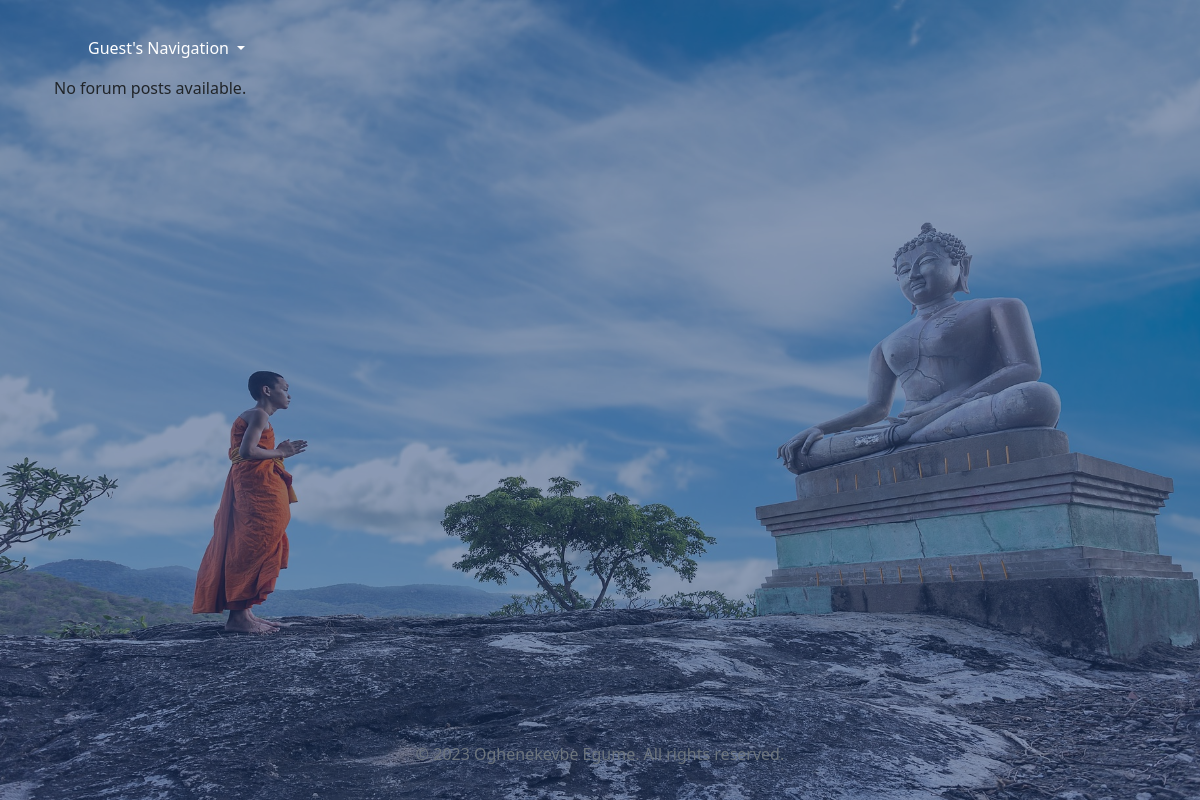
/forum_list/, run on an earlier commit of the app's database.
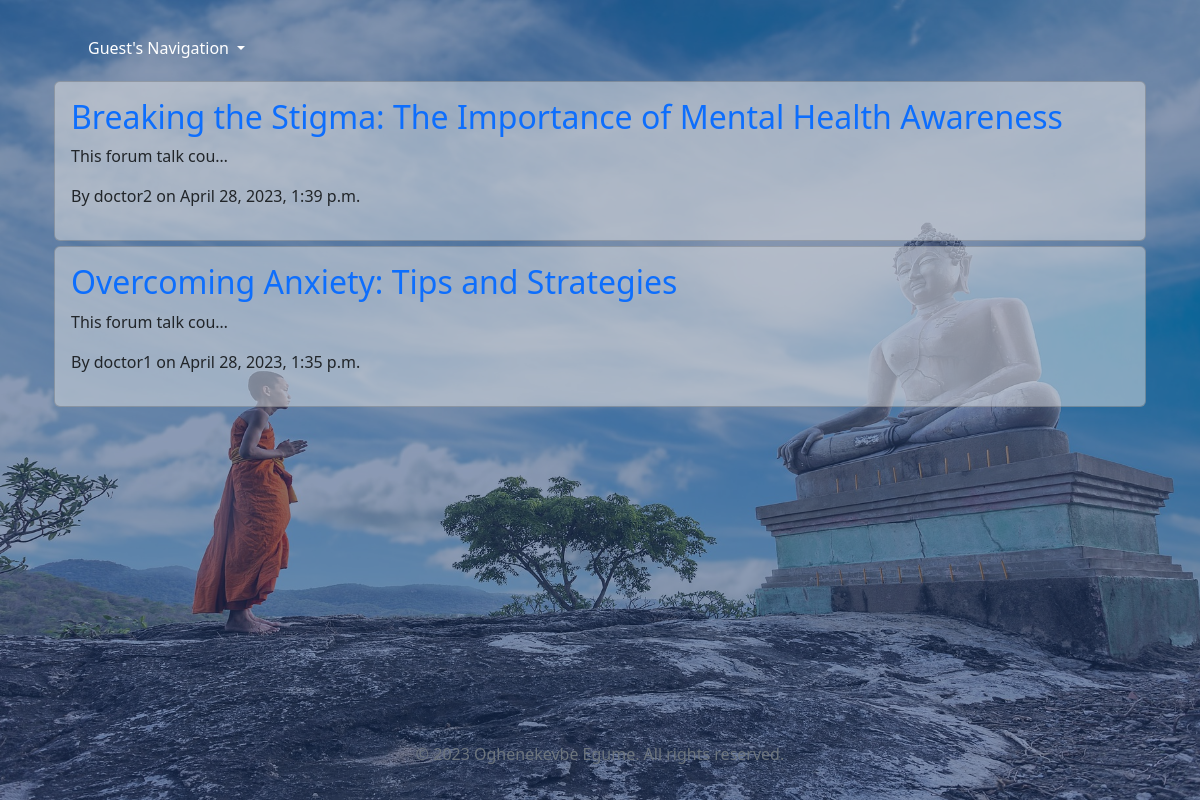
And on a later commit of the database.
### life/models.py (models this page shows, shortened)
class ForumPost(models.Model):
    author = models.ForeignKey(User, on_delete=models.CASCADE)
    subject = models.CharField(max_length=225)
    body = models.TextField()
    date_added = models.DateTimeField(default = datetime.now, blank= True)
    class Meta:
        ordering = ['date_added']

### life/views.py (the view)
# urls.py: path("forum_list/", ForumListView.as_view(), name="forum_list"),
class ForumListView(ListView):
    model = ForumPost
    template_name = 'forum_list.html'
    context_object_name = 'forums'
    def get_queryset(self):
        queryset = self.model.objects.all().order_by('-date_added')
        return queryset

### life/templates/forum_list.html (shortened to what this page needs)
{% extends 'base.html' %}
{% block content %}
<div class="container" style="min-height: 82vh; max-height: max-content;">
    <div class="row">
        <div class="col">
            {% for post in forums %}
            <div class="card">
                <div class="card-body">
                    <h2><a href="{% url 'forum_detail' post.pk %}" style="text-decoration: none; font-weight: lighter;">{{ post.subject }}</a></h2>
                    <p>{{ post.body|truncatechars:20 }}</p>
                    <p>By {{ post.author }} on {{ post.date_added}}</p>
                </div>
              </div>
            {% empty %}
              <p>No forum posts available.</p>
            {% endfor %}
        </div>
    </div>
</div>
{% endblock %}

What changed in the data, as far as the page shows it:
added ForumPost: subject "Breaking the Stigma: The Importance of Mental Health Awareness", body "This forum talk cou…", author "doctor2", date_added "April 28, 2023, 1:39 p.m."
added ForumPost: subject "Overcoming Anxiety: Tips and Strategies", body "This forum talk cou…", author "doctor1", date_added "April 28, 2023, 1:35 p.m."
Also different on the page:
text no longer shown: "No forum posts available."
